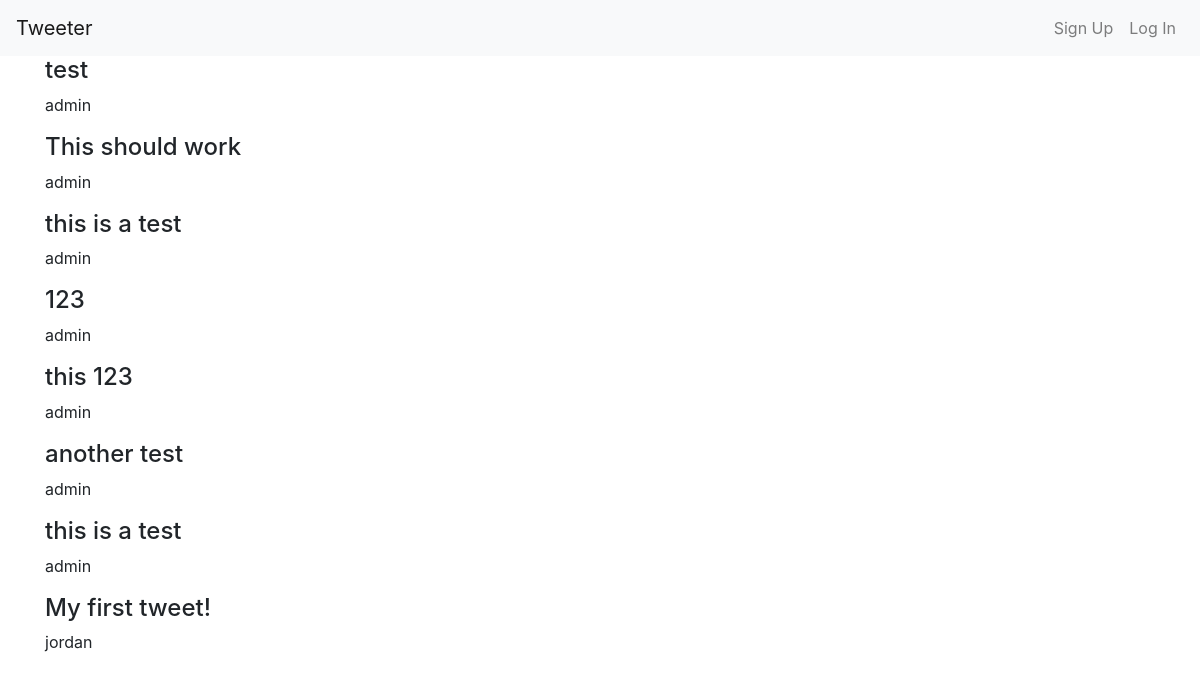
The page / on the database its author committed.
### tweets/models.py (models this page shows, shortened)
class Tweet(models.Model):
    user = models.ForeignKey(get_user_model(), on_delete=models.PROTECT)
    body = models.CharField(max_length=255)
    created_at = models.DateTimeField(default=timezone.now)
    updated_at = models.DateTimeField(default=timezone.now)

### users/models.py (models this page shows, shortened)
class CustomUser(AbstractUser):
    gender = models.CharField(max_length=255, blank=True, null=True)
    dob = models.DateField(null=True, blank=True)
    location = models.CharField(max_length=255, blank=True, null=True)
    def __str__(self):
        return self.username

### tweets/views.py (the view)
# urls.py: path('', TweetListView.as_view(), name='home'),
class TweetListView(ListView):
    model = Tweet
    template_name = 'home.html'

### tweets/templates/home.html
{% extends 'base.html' %}
{% block content %}
  {% for tweet in object_list %}
    <div class="tweet-entry">
        <h4>{{ tweet.body }}</h4>
        <p>{{ tweet.user }}</p>
    </div>
  {% endfor %}
{% endblock content %}

### rows shown on the page
Tweet: body "test", user "admin"
Tweet: body "This should work", user "admin"
Tweet: body "this is a test", user "admin"
Tweet: body "123", user "admin"
Tweet: body "this 123", user "admin"
Tweet: body "another test", user "admin"
Tweet: body "this is a test", user "admin"
Tweet: body "My first tweet!", user "jordan"
